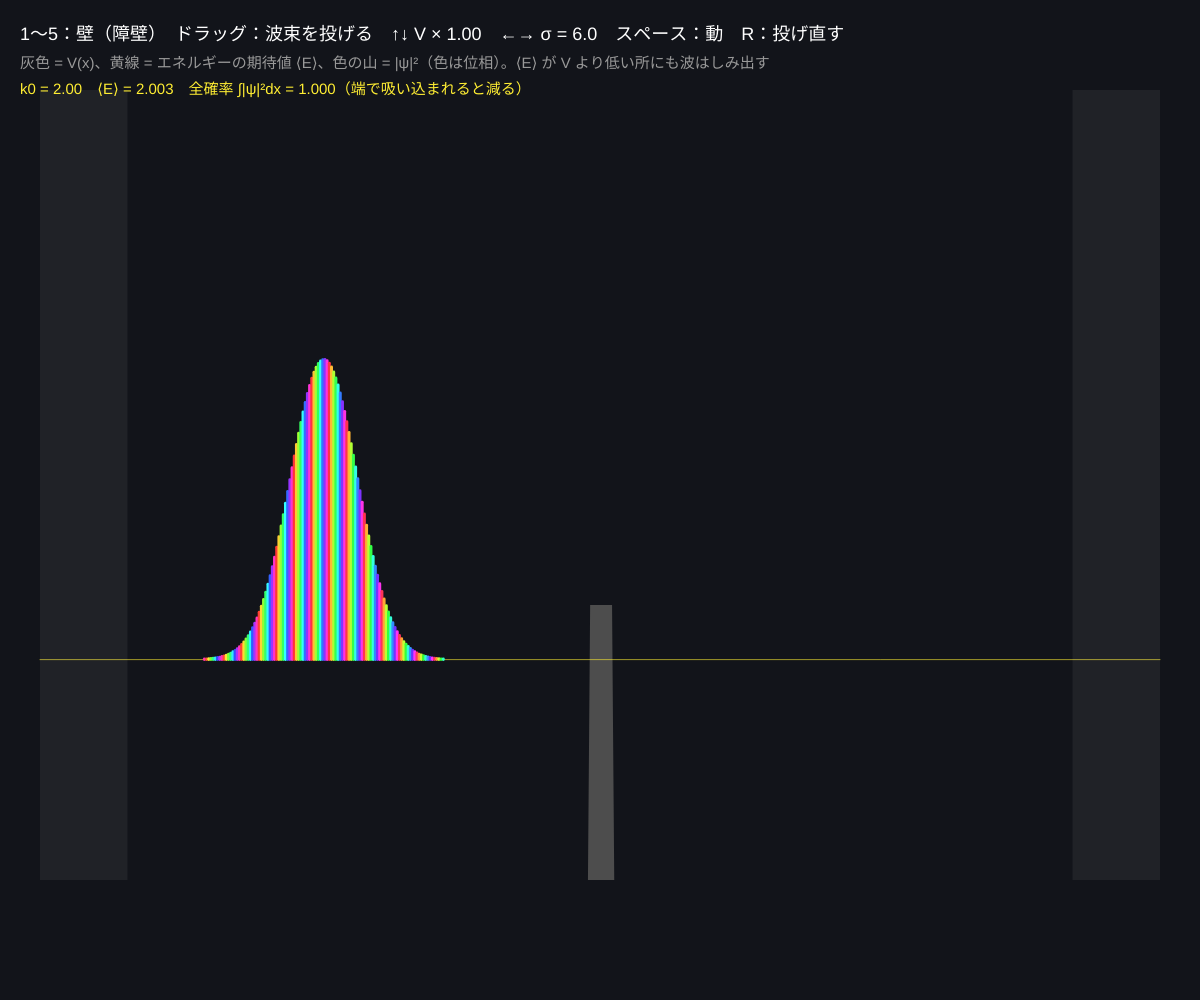
Frame 1 (no input)
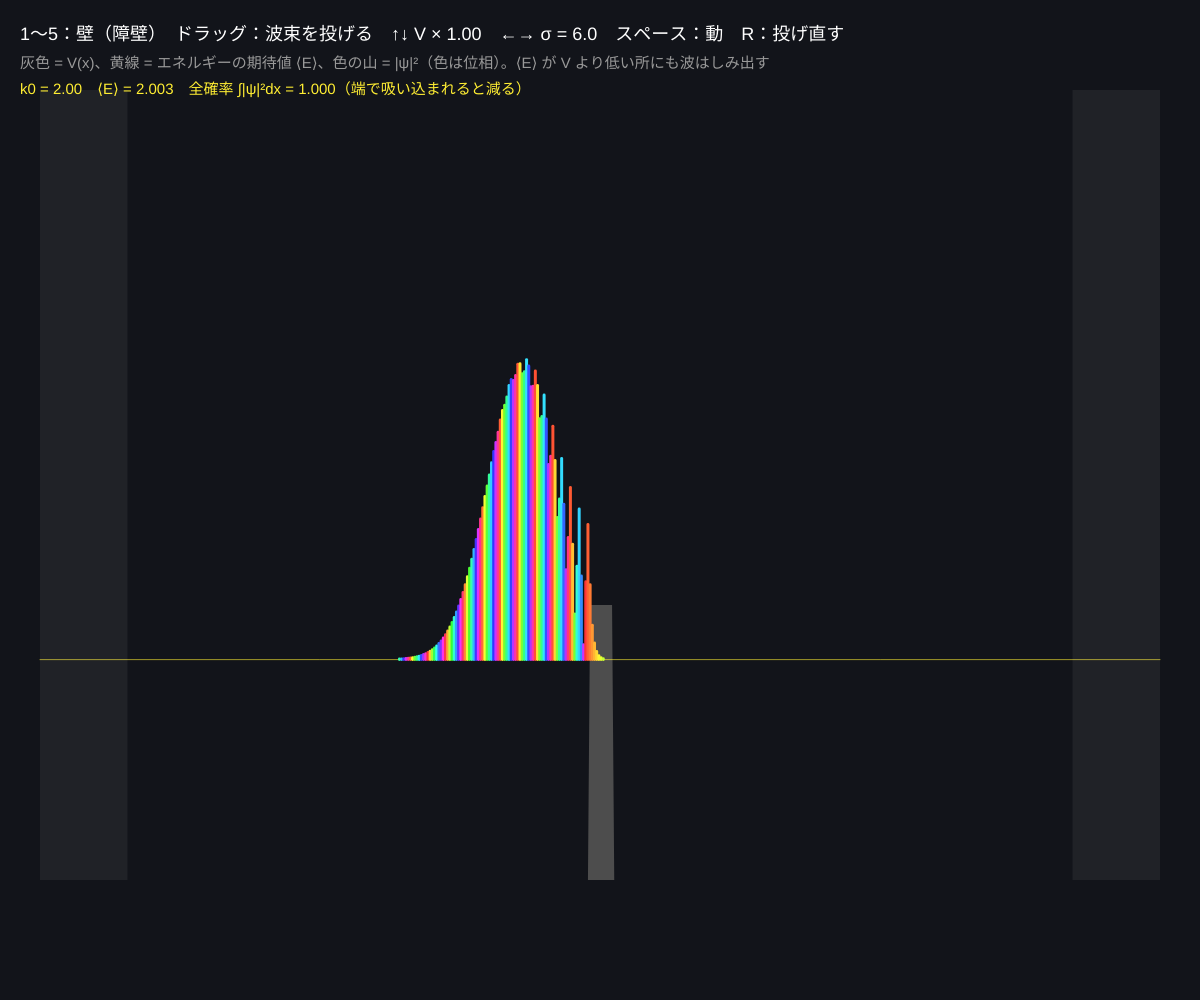
Frame 60 (no input)
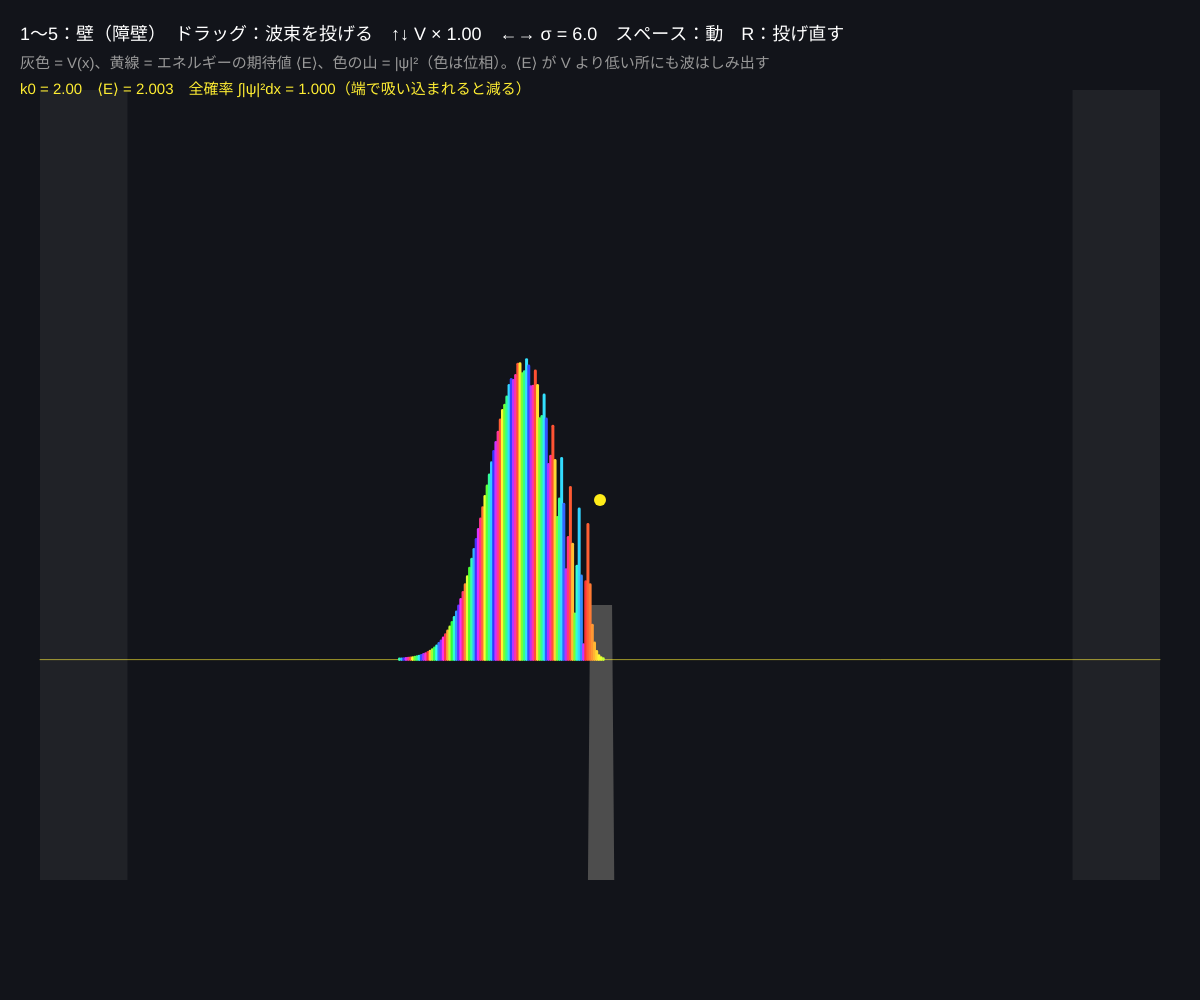
Frame 120 (the mouse pressed at the canvas centre since frame 60)

The p5.js sketch that drew these frames (run headless with seeded random() and noise() and a simulated clock; from frame 60 on, the mouse is pressed at the canvas centre):

// p5.js sketch
// ── sketch.js
// ============================================
// 03 シュレーディンガー方程式（1 次元）
// i ∂ψ/∂t = −(1/2) ∂²ψ/∂x² + V(x) ψ   （ħ = m = 1）を「分割演算子法」で解く
//   V の半歩（位置空間で位相を回す）→ FFT → 運動エネルギーの 1 歩（運動量空間で e^{−ik²dt/2}）→ 逆 FFT → V の半歩
// ドラッグ = 波束を置いて投げる（向きと長さ = 運動量） / 1〜5 = ポテンシャル（自由・段差・壁・調和・二重井戸） / ↑↓ = V の強さ / ←→ = 幅 σ / スペース = 停止 / R = 投げ直す
// ============================================

const N = 512;              // ★ 格子点の数（2 のべき）
const L = 200;              // x の範囲 −100 〜 100
const dt = 0.05;            // ★ 1 歩の時間
let sub = 6;                // ★ 1 フレームに進める歩数（大きいほど速い）
let dx = L / N;
let re = new Float64Array(N), im = new Float64Array(N);
let V = new Float64Array(N), ks = new Float64Array(N);
let kc = new Float64Array(N), kS = new Float64Array(N);   // 運動エネルギーの位相 e^{−ik²dt/2}
let vc = new Float64Array(N), vS = new Float64Array(N);   // ポテンシャルの半歩 e^{−iV dt/2}
let mask = new Float64Array(N);                           // 端で波を吸い込む（反射させない）
let pot = 3, vAmp = 1;
let x0 = -50, k0 = 2, sigma = 6;
let running = true, dragFrom = null;
let names = ['', '自由粒子', '段差', '壁（障壁）', '調和振動子', '二重井戸'];
let tre = new Float64Array(N), tim = new Float64Array(N);

function setup() {
  createCanvas(windowWidth, windowHeight);
  colorMode(HSB, 360, 100, 100, 100);
  for (let j = 0; j < N; j++) {
    ks[j] = ((2 * PI) / L) * (j < N / 2 ? j : j - N);
    let th = -(ks[j] * ks[j] * dt) / 2;
    kc[j] = cos(th); kS[j] = sin(th);
    let d = min(j, N - 1 - j), W = 40;
    mask[j] = d < W ? 1 - 0.03 * sq((W - d) / W) : 1;
  }
  makePotential();
  launch();
}

function xAt(j) { return -L / 2 + j * dx; }

// ★ ポテンシャル V(x) の形
function makePotential() {
  for (let j = 0; j < N; j++) {
    let x = xAt(j), v = 0;
    if (pot === 2) v = x > 0 ? 2.5 : 0;
    if (pot === 3) v = abs(x) < 2 ? 2.5 : 0;
    if (pot === 4) v = 0.5 * sq(0.04) * x * x;
    if (pot === 5) v = 7.7e-6 * sq(x * x - 625);       // 底は x = ±25、真ん中の山の高さ ≈ 3
    V[j] = v * vAmp;
    vc[j] = cos((-V[j] * dt) / 2); vS[j] = sin((-V[j] * dt) / 2);
  }
}

// ガウス波束 ψ = exp(−(x−x0)²/4σ²) e^{ik0 x} を置く
function launch() {
  let s = 0;
  for (let j = 0; j < N; j++) {
    let x = xAt(j), a = exp(-sq(x - x0) / (4 * sigma * sigma));
    re[j] = a * cos(k0 * x); im[j] = a * sin(k0 * x); s += a * a * dx;
  }
  let nrm = 1 / sqrt(s);
  for (let j = 0; j < N; j++) { re[j] *= nrm; im[j] *= nrm; }
}

// 複素数の配列に位相 (c + is) をかける
function rotate2(c, s) {
  for (let j = 0; j < N; j++) { let a = re[j], b = im[j]; re[j] = a * c[j] - b * s[j]; im[j] = a * s[j] + b * c[j]; }
}
function stepOnce() {
  rotate2(vc, vS);        // V の半歩
  fft(re, im, false);
  rotate2(kc, kS);        // 運動エネルギーの 1 歩（運動量空間）
  fft(re, im, true);
  rotate2(vc, vS);        // V の半歩
  for (let j = 0; j < N; j++) { re[j] *= mask[j]; im[j] *= mask[j]; }
}

function draw() {
  background(220, 30, 10);
  if (running && !dragFrom) for (let i = 0; i < sub; i++) stepOnce();

  // エネルギーの期待値 ⟨E⟩ = ⟨T⟩ + ⟨V⟩
  let norm = 0, eV = 0, pmax = 0;
  for (let j = 0; j < N; j++) { let p = re[j] * re[j] + im[j] * im[j]; norm += p * dx; eV += V[j] * p * dx; pmax = max(pmax, p); }
  tre.set(re); tim.set(im); fft(tre, tim, false);
  let eT = 0, sk = 0;
  for (let j = 0; j < N; j++) { let p = tre[j] * tre[j] + tim[j] * tim[j]; eT += (ks[j] * ks[j] / 2) * p; sk += p; }
  let E = (sk > 0 ? eT / sk : 0) + (norm > 1e-9 ? eV / norm : 0);

  let left = 40, w = width - 80, base = height * 0.88, eS = height * 0.11;   // eS：エネルギー 1 あたりの px
  let px = (j) => left + (j / (N - 1)) * w;
  // ポテンシャル
  noStroke(); fill(0, 0, 30);
  beginShape(); vertex(left, base);
  for (let j = 0; j < N; j++) vertex(px(j), base - min(V[j], 6.5) * eS);
  vertex(left + w, base); endShape(CLOSE);
  // ⟨E⟩ の線
  let yE = base - constrain(E, 0, 6.5) * eS;
  stroke(55, 80, 100, 60); strokeWeight(1); line(left, yE, left + w, yE);
  // |ψ|²（⟨E⟩ の高さから上に、色 = 位相）
  strokeWeight(w / N + 0.8);
  let hs = (height * 0.3) / max(pmax, 0.02);
  for (let j = 0; j < N; j++) {
    let p = re[j] * re[j] + im[j] * im[j];
    if (p * hs < 0.5) continue;
    stroke(((atan2(im[j], re[j]) + PI) / TWO_PI) * 360, 80, 100);
    line(px(j), yE, px(j), yE - p * hs);
  }
  // 吸収する端
  noStroke(); fill(0, 0, 100, 6); rect(left, 90, (40 / N) * w, base - 90); rect(left + w - (40 / N) * w, 90, (40 / N) * w, base - 90);
  // ドラッグ中の矢印
  if (dragFrom) {
    stroke(55, 90, 100); strokeWeight(3); line(dragFrom.x, dragFrom.y, mouseX, dragFrom.y);
    noStroke(); fill(55, 90, 100); circle(dragFrom.x, dragFrom.y, 12);
  }

  noStroke(); fill(0, 0, 100); textSize(18);
  text('1〜5：' + names[pot] + '　ドラッグ：波束を投げる　↑↓ V × ' + nf(vAmp, 1, 2) + '　←→ σ = ' + nf(sigma, 1, 1) + '　スペース：' + (running ? '動' : '止') + '　R：投げ直す', 20, 40);
  fill(0, 0, 60); textSize(15);
  text('灰色 = V(x)、黄線 = エネルギーの期待値 ⟨E⟩、色の山 = |ψ|²（色は位相）。⟨E⟩ が V より低い所にも波はしみ出す', 20, 68);
  fill(55, 80, 100);
  text('k0 = ' + nf(k0, 1, 2) + '　⟨E⟩ = ' + nf(E, 1, 3) + '　全確率 ∫|ψ|²dx = ' + nf(norm, 1, 3) + '（端で吸い込まれると減る）', 20, 94);
}

function mousePressed() { if (mouseY > 110) dragFrom = { x: mouseX, y: mouseY }; }
function mouseReleased() {
  if (!dragFrom) return;
  let left = 40, w = width - 80;
  x0 = constrain(((dragFrom.x - left) / w) * L - L / 2, -L / 2 + 25, L / 2 - 25);
  let d = (mouseX - dragFrom.x) / 60;
  if (abs(d) > 0.1) k0 = constrain(d, -4, 4);
  dragFrom = null;
  launch();
}

function keyPressed() {
  if (key >= '1' && key <= '5') { pot = int(key); makePotential(); }
  if (key === UP_ARROW) { vAmp = min(3, vAmp * 1.25); makePotential(); }
  if (key === DOWN_ARROW) { vAmp = max(0.1, vAmp / 1.25); makePotential(); }
  if (key === LEFT_ARROW) { sigma = max(2, sigma - 1); launch(); }
  if (key === RIGHT_ARROW) { sigma = min(20, sigma + 1); launch(); }
  if (key === ' ') running = !running;
  if (key === 'r' || key === 'R') launch();
}

// ---------- やってみよう ----------
// 1. 2（段差）で ⟨E⟩ が段差より高いのに一部が跳ね返る。古典的な粒子ならありえない！
// 2. 4（調和）で波束を投げると形を保って往復する？ σ を変えると「息をする」ように幅が変わる
// 3. 5（二重井戸）の片方の底に k0 ≈ 0 で置くと、山を越えられないはずなのに少しずつ反対側へ移る（トンネル）
// 4. makePotential に自分の V（たとえば周期的な山 sin(x)）を足して、結晶の中の電子のようすを見よう


// ==================================================
// ここから下は「道具」（複素数の FFT：高速フーリエ変換）
// ==================================================
// re, im：長さ n（2 のべき）の配列をその場で変換する。inv = true で逆変換（1/n で割る）
function fft(re, im, inv) {
  let n = re.length;
  for (let i = 1, j = 0; i < n; i++) {           // ビット反転の並べ替え
    let bit = n >> 1;
    for (; j & bit; bit >>= 1) j ^= bit;
    j ^= bit;
    if (i < j) { let tr = re[i]; re[i] = re[j]; re[j] = tr; let ti = im[i]; im[i] = im[j]; im[j] = ti; }
  }
  for (let len = 2; len <= n; len <<= 1) {       // バタフライ演算
    let ang = ((inv ? 2 : -2) * Math.PI) / len, wr = Math.cos(ang), wi = Math.sin(ang);
    for (let i = 0; i < n; i += len) {
      let cr = 1, ci = 0;
      for (let k = 0; k < len / 2; k++) {
        let a = i + k, b = a + len / 2;
        let xr = re[b] * cr - im[b] * ci, xi = re[b] * ci + im[b] * cr;
        re[b] = re[a] - xr; im[b] = im[a] - xi; re[a] += xr; im[a] += xi;
        let tc = cr * wr - ci * wi; ci = cr * wi + ci * wr; cr = tc;
      }
    }
  }
  if (inv) for (let i = 0; i < n; i++) { re[i] /= n; im[i] /= n; }
}
